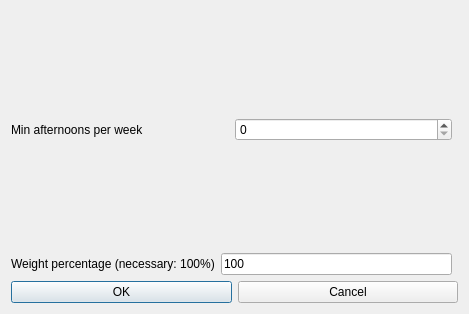
<?xml version="1.0" encoding="UTF-8"?>
<ui version="4.0">
 <class>ModifyConstraintStudentsMinAfternoonsPerWeekForm_template</class>
 <widget class="QDialog" name="ModifyConstraintStudentsMinAfternoonsPerWeekForm_template">
  <property name="geometry">
   <rect>
    <x>0</x>
    <y>0</y>
    <width>469</width>
    <height>314</height>
   </rect>
  </property>
  <property name="windowTitle">
   <string extracomment="This is the title of the dialog to modify a constraint of this type">Modify students min afternoons per week</string>
  </property>
  <layout class="QGridLayout">
   <item row="1" column="0">
    <layout class="QHBoxLayout">
     <item>
      <widget class="QLabel" name="minAfternoonsTextLabel">
       <property name="frameShape">
        <enum>QFrame::NoFrame</enum>
       </property>
       <property name="frameShadow">
        <enum>QFrame::Plain</enum>
       </property>
       <property name="text">
        <string>Min afternoons per week</string>
       </property>
       <property name="wordWrap">
        <bool>false</bool>
       </property>
      </widget>
     </item>
     <item>
      <widget class="QSpinBox" name="minAfternoonsSpinBox"/>
     </item>
    </layout>
   </item>
   <item row="2" column="0">
    <spacer name="spacer7">
     <property name="orientation">
      <enum>Qt::Vertical</enum>
     </property>
     <property name="sizeType">
      <enum>QSizePolicy::Expanding</enum>
     </property>
     <property name="sizeHint" stdset="0">
      <size>
       <width>20</width>
       <height>31</height>
      </size>
     </property>
    </spacer>
   </item>
   <item row="4" column="0" colspan="2">
    <layout class="QHBoxLayout">
     <item>
      <widget class="QPushButton" name="okPushButton">
       <property name="text">
        <string>OK</string>
       </property>
      </widget>
     </item>
     <item>
      <widget class="QPushButton" name="cancelPushButton">
       <property name="text">
        <string>Cancel</string>
       </property>
      </widget>
     </item>
    </layout>
   </item>
   <item row="0" column="0">
    <spacer name="spacer8">
     <property name="orientation">
      <enum>Qt::Vertical</enum>
     </property>
     <property name="sizeType">
      <enum>QSizePolicy::Expanding</enum>
     </property>
     <property name="sizeHint" stdset="0">
      <size>
       <width>20</width>
       <height>31</height>
      </size>
     </property>
    </spacer>
   </item>
   <item row="3" column="0">
    <layout class="QHBoxLayout">
     <item>
      <widget class="QLabel" name="weightTextLabel">
       <property name="frameShape">
        <enum>QFrame::NoFrame</enum>
       </property>
       <property name="frameShadow">
        <enum>QFrame::Plain</enum>
       </property>
       <property name="text">
        <string>Weight percentage (necessary: 100%)</string>
       </property>
       <property name="wordWrap">
        <bool>false</bool>
       </property>
      </widget>
     </item>
     <item>
      <widget class="QLineEdit" name="weightLineEdit">
       <property name="text">
        <string notr="true">100</string>
       </property>
      </widget>
     </item>
    </layout>
   </item>
  </layout>
 </widget>
 <layoutdefault spacing="6" margin="11"/>
 <resources/>
 <connections/>
</ui>
